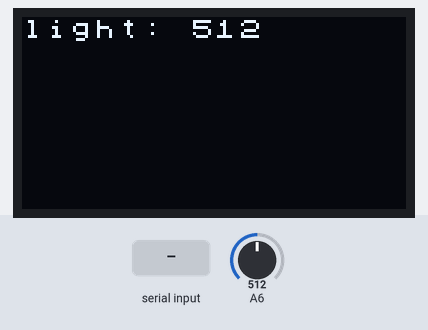
This sketch was run on a simulated Arduino Nano, built with avr-gcc and run on an emulated ATmega328P. Shown: 128×64 one-colour display. The inputs (shaded band) are chosen by the test bench; at power-on: A6 = 512. What the sketch prints to the serial monitor is not drawn.

Above: at 1.2 s.
1.3 s: "90,45\n" received over Serial
At 3.7 s:
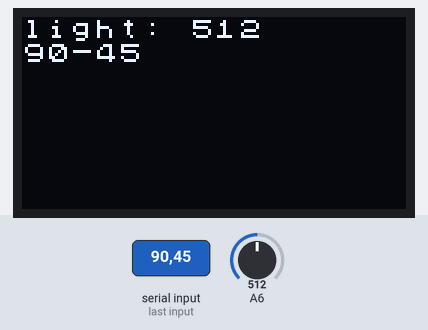
4.3 s: A6 set to 716
At 5.4 s:
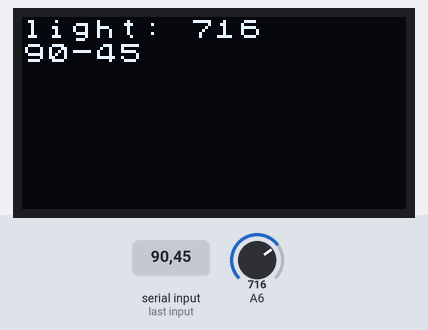
5.9 s: "30,150\n" received over Serial
At 6.9 s:
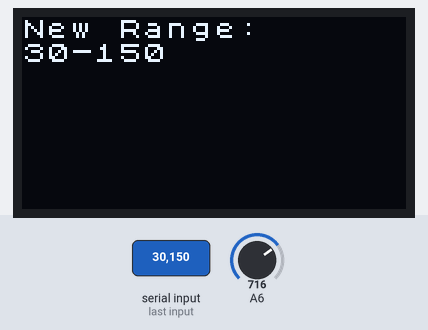
8.6 s: A6 set to 900
At 9.1 s:
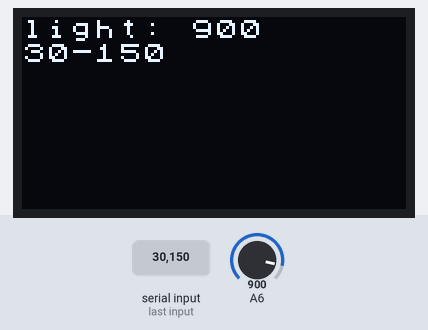
10.2 s: A6 set to 1023
At 11.1 s:
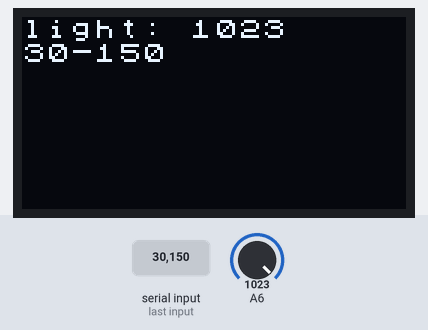
Timing chart, 0 to 12.8 s (numbered marks = the images above; inputs shaded):
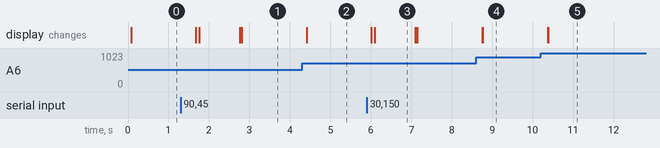

The sketch:

arduino_light_sensor.ino
```cpp
#include <Arduino.h>
#include <U8x8lib.h>
U8X8_SSD1306_128X64_ALT0_HW_I2C u8x8(/* reset=*/ U8X8_PIN_NONE);
int minLight = 20;
int maxLight = 100;
int lightVal = 0;


void setup(void) {
  u8x8.begin();
  u8x8.setFlipMode(1);
  Serial.begin(9600);

}
void loop(void) {
  //from searching vals of plant using python:
  if (Serial.available() >0 ){
    String input = Serial.readStringUntil('\n');
    int commaIndex = input.indexOf(',');

    if (commaIndex != -1) {
      minLight = input.substring(0, commaIndex).toInt();
      maxLight = input.substring(commaIndex + 1).toInt();

      u8x8.clearDisplay();
      u8x8.setCursor(0, 0);
      u8x8.print("New Range:");
      u8x8.setCursor(0, 1);
      u8x8.print(minLight);
      u8x8.print("-");
      u8x8.print(maxLight);
      delay(1000);
    }
  }
  // NOT FROM SEARCH:
  lightVal = analogRead(A6);
  Serial.print(lightVal);
  u8x8.setFont(u8x8_font_chroma48medium8_r);
  u8x8.setCursor(0, 0);
  u8x8.print("light: ");
  u8x8.print(lightVal);
  u8x8.setCursor(0, 33);
  if (lightVal < minLight){
    u8x8.println("too dark!!");
  }else if (lightVal > maxLight){
    u8x8.println("too bright!!");
  } else {
    u8x8.println("IDEAL :D");}
  delay(300);
} 
```

Measured:
- after the input at 1.3 s, the display: first changes after 0.37 s (image 1 shows a later state)
- after the input at 4.3 s, the display: first changes after 0.11 s (image 2 shows a later state)
- after the input at 5.9 s, the display: first changes after 0.11 s (image 3 shows a later state)
- after the input at 8.6 s, the display: first changes after 0.16 s (image 4 shows a later state)
- after the input at 10.2 s, the display: first changes after 0.17 s (image 5 shows a later state)
- what the display in image 3 shows lasts 1.0 s, from 6.1 s to 7.1 s
